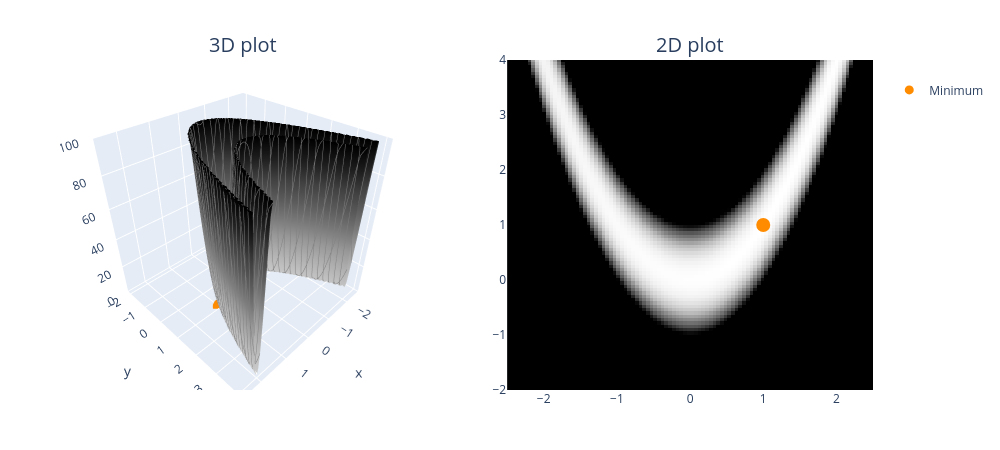

The notebook cell saved with this chart:
### Code cell
def rosenbrocks_banana_func(x: Tensor, y: Tensor, a=1, b=100) -> Tensor:
    """
    This function has a global minimum at `(a, a)` so in this case `(1, 1)`. It's characterized by a long, narrow,
    parabolic valley (parameterized by `y = x**2`). Various gradient descent methods have trouble navigating this
    valley because they often oscillate unstably (gradients from the `b`-term dwarf the gradients from the `a`-term).

    See more on this function: https://en.wikipedia.org/wiki/Rosenbrock_function.
    """
    return (a - x) ** 2 + b * (y - x**2) ** 2 + 1


plot_fn(rosenbrocks_banana_func, x_range=(-2.5, 2.5), y_range=(-2, 4), z_range=(0, 100), min_points=[(1, 1)])

### Figure 1 — Plotly figure (JSON) as saved in the notebook; plotly's stock layout.template omitted (floating-point values rounded to 4 significant figures; data arrays with more than 128 entries replaced by an {"elided": "..."} marker saying what was removed)
{"data": [{"colorscale": [[0, "rgb(255,255,255)"], [0.125, "rgb(240,240,240)"], [0.25, "rgb(217,217,217)"], [0.375, "rgb(189,189,189)"], [0.5, "rgb(150,150,150)"], [0.625, "rgb(115,115,115)"], [0.75, "rgb(82,82,82)"], [0.875, "rgb(37,37,37)"], [1, "rgb(0,0,0)"]], "contours": {"x": {"color": "grey", "end": 2.5, "show": true, "size": 0.2, "start": -2.5}, "y": {"color": "grey", "end": 4, "show": true, "size": 0.2, "start": -2}}, "hovertemplate": "<b>x</b> = %{x:.2f}<br><b>y</b> = %{y:.2f}<br><b>z</b> = %{z:.2f}</b>", "scene": "scene", "showscale": false, "type": "surface", "x": [-2.5, -2.449, -2.399, -2.348, -2.298, -2.247, -2.197, -2.146, -2.096, -2.045, -1.995, -1.944, -1.894, -1.843, -1.793, -1.742, -1.692, -1.641, -1.591, -1.54, -1.49, -1.439, -1.389, -1.338, -1.288, -1.237, -1.187, -1.136, -1.086, -1.035, -0.9848, -0.9343, -0.8838, -0.8333, -0.7828, -0.7323, -0.6818, -0.6313, -0.5808, -0.5303, -0.4798, -0.4293, -0.3788, -0.3283, -0.2778, -0.2273, -0.1768, -0.1263, -0.07576, -0.02525, 0.02525, 0.07576, 0.1263, 0.1768, 0.2273, 0.2778, 0.3283, 0.3788, 0.4293, 0.4798, 0.5303, 0.5808, 0.6313, 0.6818, 0.7323, 0.7828, 0.8333, 0.8838, 0.9343, 0.9848, 1.035, 1.086, 1.136, 1.187, 1.237, 1.288, 1.338, 1.389, 1.439, 1.49, 1.54, 1.591, 1.641, 1.692, 1.742, 1.793, 1.843, 1.894, 1.944, 1.995, 2.045, 2.096, 2.146, 2.197, 2.247, 2.298, 2.348, 2.399, 2.449, 2.5], "y": [-2.0, -1.939, -1.879, -1.818, -1.758, -1.697, -1.636, -1.576, -1.515, -1.455, -1.394, -1.333, -1.273, -1.212, -1.152, -1.091, -1.03, -0.9697, -0.9091, -0.8485, -0.7879, -0.7273, -0.6667, -0.6061, -0.5455, -0.4848, -0.4242, -0.3636, -0.303, -0.2424, -0.1818, -0.1212, -0.06061, 5.96e-08, 0.06061, 0.1212, 0.1818, 0.2424, 0.303, 0.3636, 0.4242, 0.4848, 0.5455, 0.6061, 0.6667, 0.7273, 0.7879, 0.8485, 0.9091, 0.9697, 1.03, 1.091, 1.152, 1.212, 1.273, 1.333, 1.394, 1.455, 1.515, 1.576, 1.636, 1.697, 1.758, 1.818, 1.879, 1.939, 2.0, 2.061, 2.121, 2.182, 2.242, 2.303, 2.364, 2.424, 2.485, 2.545, 2.606, 2.667, 2.727, 2.788, 2.848, 2.909, 2.97, 3.03, 3.091, 3.152, 3.212, 3.273, 3.333, 3.394, 3.455, 3.515, 3.576, 3.636, 3.697, 3.758, 3.818, 3.879, 3.939, 4.0], "z": {"elided": "100x100 float values"}}, {"colorscale": [[0, "rgb(255,255,255)"], [0.125, "rgb(240,240,240)"], [0.25, "rgb(217,217,217)"], [0.375, "rgb(189,189,189)"], [0.5, "rgb(150,150,150)"], [0.625, "rgb(115,115,115)"], [0.75, "rgb(82,82,82)"], [0.875, "rgb(37,37,37)"], [1, "rgb(0,0,0)"]], "customdata": {"elided": "100x100 float values"}, "hovertemplate": "<b>x</b> = %{x:.2f}<br><b>y</b> = %{y:.2f}<br><b>z</b> = %{customdata:.2f}</b>", "showscale": false, "type": "heatmap", "x": [-2.5, -2.449, -2.399, -2.348, -2.298, -2.247, -2.197, -2.146, -2.096, -2.045, -1.995, -1.944, -1.894, -1.843, -1.793, -1.742, -1.692, -1.641, -1.591, -1.54, -1.49, -1.439, -1.389, -1.338, -1.288, -1.237, -1.187, -1.136, -1.086, -1.035, -0.9848, -0.9343, -0.8838, -0.8333, -0.7828, -0.7323, -0.6818, -0.6313, -0.5808, -0.5303, -0.4798, -0.4293, -0.3788, -0.3283, -0.2778, -0.2273, -0.1768, -0.1263, -0.07576, -0.02525, 0.02525, 0.07576, 0.1263, 0.1768, 0.2273, 0.2778, 0.3283, 0.3788, 0.4293, 0.4798, 0.5303, 0.5808, 0.6313, 0.6818, 0.7323, 0.7828, 0.8333, 0.8838, 0.9343, 0.9848, 1.035, 1.086, 1.136, 1.187, 1.237, 1.288, 1.338, 1.389, 1.439, 1.49, 1.54, 1.591, 1.641, 1.692, 1.742, 1.793, 1.843, 1.894, 1.944, 1.995, 2.045, 2.096, 2.146, 2.197, 2.247, 2.298, 2.348, 2.399, 2.449, 2.5], "xaxis": "x", "y": [-2.0, -1.939, -1.879, -1.818, -1.758, -1.697, -1.636, -1.576, -1.515, -1.455, -1.394, -1.333, -1.273, -1.212, -1.152, -1.091, -1.03, -0.9697, -0.9091, -0.8485, -0.7879, -0.7273, -0.6667, -0.6061, -0.5455, -0.4848, -0.4242, -0.3636, -0.303, -0.2424, -0.1818, -0.1212, -0.06061, 5.96e-08, 0.06061, 0.1212, 0.1818, 0.2424, 0.303, 0.3636, 0.4242, 0.4848, 0.5455, 0.6061, 0.6667, 0.7273, 0.7879, 0.8485, 0.9091, 0.9697, 1.03, 1.091, 1.152, 1.212, 1.273, 1.333, 1.394, 1.455, 1.515, 1.576, 1.636, 1.697, 1.758, 1.818, 1.879, 1.939, 2.0, 2.061, 2.121, 2.182, 2.242, 2.303, 2.364, 2.424, 2.485, 2.545, 2.606, 2.667, 2.727, 2.788, 2.848, 2.909, 2.97, 3.03, 3.091, 3.152, 3.212, 3.273, 3.333, 3.394, 3.455, 3.515, 3.576, 3.636, 3.697, 3.758, 3.818, 3.879, 3.939, 4.0], "yaxis": "y", "z": {"elided": "100x100 float values"}}, {"marker": {"color": "darkorange", "size": 9}, "mode": "markers", "name": "<br>Minimum<br>", "showlegend": true, "type": "scatter3d", "x": [1], "y": [1], "z": [1]}, {"marker": {"color": "darkorange", "size": 14}, "mode": "markers", "showlegend": false, "type": "scatter", "x": [1], "y": [1]}], "layout": {"annotations": [{"font": {"size": 20}, "showarrow": false, "text": "3D plot", "x": 0.225, "xanchor": "center", "xref": "paper", "y": 1, "yanchor": "bottom", "yref": "paper"}, {"font": {"size": 20}, "showarrow": false, "text": "2D plot", "x": 0.775, "xanchor": "center", "xref": "paper", "y": 1, "yanchor": "bottom", "yref": "paper"}], "height": 450, "margin": {"b": 60, "l": 60, "r": 60, "t": 60}, "scene": {"aspectmode": "cube", "domain": {"x": [0, 0.45], "y": [0, 1]}, "zaxis": {"range": [0, 100]}}, "title": {"font": {"size": 40}}, "width": 1000, "xaxis": {"anchor": "y", "domain": [0.55, 1], "range": [-2.5, 2.5]}, "yaxis": {"anchor": "x", "domain": [0, 1], "range": [-2, 4]}}}
